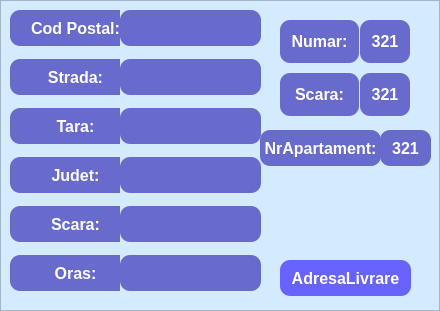
           <widget class="QFrame" name="AdresaFacturare">
            <property name="minimumSize">
             <size>
              <width>421</width>
              <height>311</height>
             </size>
            </property>
            <property name="styleSheet">
             <string notr="true">background-color: rgb(212, 235, 255);</string>
            </property>
            <property name="frameShape">
             <enum>QFrame::StyledPanel</enum>
            </property>
            <property name="frameShadow">
             <enum>QFrame::Raised</enum>
            </property>
            <widget class="QWidget" name="verticalLayoutWidget">
             <property name="geometry">
              <rect>
               <x>10</x>
               <y>10</y>
               <width>131</width>
               <height>281</height>
              </rect>
             </property>
             <layout class="QVBoxLayout" name="verticalLayout">
              <property name="spacing">
               <number>13</number>
              </property>
              <item>
               <widget class="QLabel" name="BaniDisponibili_3">
                <property name="font">
                 <font>
                  <pointsize>12</pointsize>
                  <bold>true</bold>
                 </font>
                </property>
                <property name="styleSheet">
                 <string notr="true">QLabel {
    background-color: #686BCC;   /* Setează culoarea de fundal */
    color: white;                /* Setează culoarea textului la alb */
    border-radius: 10px;         /* Rotunjește colțurile */
           /* Adaugă spațiu interior */
}
</string>
                </property>
                <property name="text">
                 <string>Cod Postal:</string>
                </property>
                <property name="alignment">
                 <set>Qt::AlignCenter</set>
                </property>
               </widget>
              </item>
              <item>
               <widget class="QLabel" name="BaniDisponibili_6">
                <property name="font">
                 <font>
                  <pointsize>12</pointsize>
                  <bold>true</bold>
                 </font>
                </property>
                <property name="styleSheet">
                 <string notr="true">QLabel {
    background-color: #686BCC;   /* Setează culoarea de fundal */
    color: white;                /* Setează culoarea textului la alb */
    border-radius: 10px;         /* Rotunjește colțurile */
           /* Adaugă spațiu interior */
}
</string>
                </property>
                <property name="text">
                 <string>Strada:</string>
                </property>
                <property name="alignment">
                 <set>Qt::AlignCenter</set>
                </property>
               </widget>
              </item>
              <item>
               <widget class="QLabel" name="BaniDisponibili_4">
                <property name="font">
                 <font>
                  <pointsize>12</pointsize>
                  <bold>true</bold>
                 </font>
                </property>
                <property name="styleSheet">
                 <string notr="true">QLabel {
    background-color: #686BCC;   /* Setează culoarea de fundal */
    color: white;                /* Setează culoarea textului la alb */
    border-radius: 10px;         /* Rotunjește colțurile */
           /* Adaugă spațiu interior */
}

</string>
                </property>
                <property name="text">
                 <string>Tara:</string>
                </property>
                <property name="alignment">
                 <set>Qt::AlignCenter</set>
                </property>
               </widget>
              </item>
              <item>
               <widget class="QLabel" name="BaniDisponibili_2">
                <property name="font">
                 <font>
                  <pointsize>12</pointsize>
                  <bold>true</bold>
                 </font>
                </property>
                <property name="styleSheet">
                 <string notr="true">QLabel {
    background-color: #686BCC;   /* Setează culoarea de fundal */
    color: white;                /* Setează culoarea textului la alb */
    border-radius: 10px;         /* Rotunjește colțurile */
           /* Adaugă spațiu interior */
}
</string>
                </property>
                <property name="text">
                 <string>Judet:</string>
                </property>
                <property name="alignment">
                 <set>Qt::AlignCenter</set>
                </property>
               </widget>
              </item>
              <item>
               <widget class="QLabel" name="BaniDisponibili_8">
                <property name="font">
                 <font>
                  <pointsize>12</pointsize>
                  <bold>true</bold>
                 </font>
                </property>
                <property name="styleSheet">
                 <string notr="true">QLabel {
    background-color: #686BCC;   /* Setează culoarea de fundal */
    color: white;                /* Setează culoarea textului la alb */
    border-radius: 10px;         /* Rotunjește colțurile */
           /* Adaugă spațiu interior */
}

</string>
                </property>
                <property name="text">
                 <string>Scara:</string>
                </property>
                <property name="alignment">
                 <set>Qt::AlignCenter</set>
                </property>
               </widget>
              </item>
              <item>
               <widget class="QLabel" name="BaniDisponibili_5">
                <property name="font">
                 <font>
                  <pointsize>12</pointsize>
                  <bold>true</bold>
                 </font>
                </property>
                <property name="styleSheet">
                 <string notr="true">QLabel {
    background-color: #686BCC;   /* Setează culoarea de fundal */
    color: white;                /* Setează culoarea textului la alb */
    border-radius: 10px;         /* Rotunjește colțurile */
           /* Adaugă spațiu interior */
}
</string>
                </property>
                <property name="text">
                 <string>Oras:</string>
                </property>
                <property name="alignment">
                 <set>Qt::AlignCenter</set>
                </property>
               </widget>
              </item>
             </layout>
            </widget>
            <widget class="QWidget" name="verticalLayoutWidget_3">
             <property name="geometry">
              <rect>
               <x>120</x>
               <y>10</y>
               <width>141</width>
               <height>281</height>
              </rect>
             </property>
             <layout class="QVBoxLayout" name="verticalLayout_3">
              <property name="spacing">
               <number>13</number>
              </property>
              <item>
               <widget class="QLabel" name="CodPostal">
                <property name="font">
                 <font>
                  <pointsize>12</pointsize>
                  <bold>true</bold>
                 </font>
                </property>
                <property name="styleSheet">
                 <string notr="true">QLabel {
    background-color: #686BCC;   /* Setează culoarea de fundal */
    color: white;                /* Setează culoarea textului la alb */
    border-radius: 10px;         /* Rotunjește colțurile */
           /* Adaugă spațiu interior */
}
</string>
                </property>
                <property name="text">
                 <string/>
                </property>
                <property name="alignment">
                 <set>Qt::AlignCenter</set>
                </property>
               </widget>
              </item>
              <item>
               <widget class="QLabel" name="Strada">
                <property name="font">
                 <font>
                  <pointsize>12</pointsize>
                  <bold>true</bold>
                 </font>
                </property>
                <property name="styleSheet">
                 <string notr="true">QLabel {
    background-color: #686BCC;   /* Setează culoarea de fundal */
    color: white;                /* Setează culoarea textului la alb */
    border-radius: 10px;         /* Rotunjește colțurile */
           /* Adaugă spațiu interior */
}
</string>
                </property>
                <property name="text">
                 <string/>
                </property>
                <property name="alignment">
                 <set>Qt::AlignCenter</set>
                </property>
               </widget>
              </item>
              <item>
               <widget class="QLabel" name="Tara">
                <property name="font">
                 <font>
                  <pointsize>12</pointsize>
                  <bold>true</bold>
                 </font>
                </property>
                <property name="styleSheet">
                 <string notr="true">QLabel {
    background-color: #686BCC;   /* Setează culoarea de fundal */
    color: white;                /* Setează culoarea textului la alb */
    border-radius: 10px;         /* Rotunjește colțurile */
           /* Adaugă spațiu interior */
}
</string>
                </property>
                <property name="text">
                 <string/>
                </property>
                <property name="alignment">
                 <set>Qt::AlignCenter</set>
                </property>
               </widget>
              </item>
              <item>
               <widget class="QLabel" name="BaniDisponibili_14">
                <property name="font">
                 <font>
                  <pointsize>12</pointsize>
                  <bold>true</bold>
                 </font>
                </property>
                <property name="styleSheet">
                 <string notr="true">QLabel {
    background-color: #686BCC;   /* Setează culoarea de fundal */
    color: white;                /* Setează culoarea textului la alb */
    border-radius: 10px;         /* Rotunjește colțurile */
           /* Adaugă spațiu interior */
}

</string>
                </property>
                <property name="text">
                 <string/>
                </property>
                <property name="alignment">
                 <set>Qt::AlignCenter</set>
                </property>
               </widget>
              </item>
              <item>
               <widget class="QLabel" name="BaniDisponibili_15">
                <property name="font">
                 <font>
                  <pointsize>12</pointsize>
                  <bold>true</bold>
                 </font>
                </property>
                <property name="styleSheet">
                 <string notr="true">QLabel {
    background-color: #686BCC;   /* Setează culoarea de fundal */
    color: white;                /* Setează culoarea textului la alb */
    border-radius: 10px;         /* Rotunjește colțurile */
           /* Adaugă spațiu interior */
}
</string>
                </property>
                <property name="text">
                 <string/>
                </property>
                <property name="alignment">
                 <set>Qt::AlignCenter</set>
                </property>
               </widget>
              </item>
              <item>
               <widget class="QLabel" name="BaniDisponibili_16">
                <property name="font">
                 <font>
                  <pointsize>12</pointsize>
                  <bold>true</bold>
                 </font>
                </property>
                <property name="styleSheet">
                 <string notr="true">QLabel {
    background-color: #686BCC;   /* Setează culoarea de fundal */
    color: white;                /* Setează culoarea textului la alb */
    border-radius: 10px;         /* Rotunjește colțurile */
           /* Adaugă spațiu interior */
}
</string>
                </property>
                <property name="text">
                 <string/>
                </property>
                <property name="alignment">
                 <set>Qt::AlignCenter</set>
                </property>
               </widget>
              </item>
             </layout>
            </widget>
            <widget class="QWidget" name="verticalLayoutWidget_2">
             <property name="geometry">
              <rect>
               <x>280</x>
               <y>20</y>
               <width>79</width>
               <height>96</height>
              </rect>
             </property>
             <layout class="QVBoxLayout" name="verticalLayout_2">
              <property name="spacing">
               <number>10</number>
              </property>
              <item>
               <widget class="QLabel" name="BaniDisponibili_7">
                <property name="font">
                 <font>
                  <pointsize>12</pointsize>
                  <bold>true</bold>
                 </font>
                </property>
                <property name="styleSheet">
                 <string notr="true">QLabel {
    background-color: #686BCC;   /* Setează culoarea de fundal */
    color: white;                /* Setează culoarea textului la alb */
    border-radius: 10px;         /* Rotunjește colțurile */
           /* Adaugă spațiu interior */
}
</string>
                </property>
                <property name="text">
                 <string>Numar:</string>
                </property>
                <property name="alignment">
                 <set>Qt::AlignCenter</set>
                </property>
               </widget>
              </item>
              <item>
               <widget class="QLabel" name="BaniDisponibili_9">
                <property name="font">
                 <font>
                  <pointsize>12</pointsize>
                  <bold>true</bold>
                 </font>
                </property>
                <property name="styleSheet">
                 <string notr="true">QLabel {
    background-color: #686BCC;   /* Setează culoarea de fundal */
    color: white;                /* Setează culoarea textului la alb */
    border-radius: 10px;         /* Rotunjește colțurile */
           /* Adaugă spațiu interior */
}
</string>
                </property>
                <property name="text">
                 <string>Scara:</string>
                </property>
                <property name="alignment">
                 <set>Qt::AlignCenter</set>
                </property>
               </widget>
              </item>
             </layout>
            </widget>
            <widget class="QLabel" name="BaniDisponibili_10">
             <property name="geometry">
              <rect>
               <x>260</x>
               <y>130</y>
               <width>121</width>
               <height>36</height>
              </rect>
             </property>
             <property name="font">
              <font>
               <pointsize>12</pointsize>
               <bold>true</bold>
              </font>
             </property>
             <property name="styleSheet">
              <string notr="true">QLabel {
    background-color: #686BCC;   /* Setează culoarea de fundal */
    color: white;                /* Setează culoarea textului la alb */
    border-radius: 10px;         /* Rotunjește colțurile */
           /* Adaugă spațiu interior */
}
</string>
             </property>
             <property name="text">
              <string>NrApartament:</string>
             </property>
             <property name="alignment">
              <set>Qt::AlignCenter</set>
             </property>
            </widget>
            <widget class="QWidget" name="verticalLayoutWidget_6">
             <property name="geometry">
              <rect>
               <x>360</x>
               <y>20</y>
               <width>50</width>
               <height>96</height>
              </rect>
             </property>
             <layout class="QVBoxLayout" name="verticalLayout_8">
              <property name="spacing">
               <number>10</number>
              </property>
              <item>
               <widget class="QLabel" name="BaniDisponibili_41">
                <property name="font">
                 <font>
                  <pointsize>12</pointsize>
                  <bold>true</bold>
                 </font>
                </property>
                <property name="styleSheet">
                 <string notr="true">QLabel {
    background-color: #686BCC;   /* Setează culoarea de fundal */
    color: white;                /* Setează culoarea textului la alb */
    border-radius: 10px;         /* Rotunjește colțurile */
           /* Adaugă spațiu interior */
}
</string>
                </property>
                <property name="text">
                 <string>321</string>
                </property>
                <property name="alignment">
                 <set>Qt::AlignCenter</set>
                </property>
               </widget>
              </item>
              <item>
               <widget class="QLabel" name="BaniDisponibili_42">
                <property name="font">
                 <font>
                  <pointsize>12</pointsize>
                  <bold>true</bold>
                 </font>
                </property>
                <property name="styleSheet">
                 <string notr="true">QLabel {
    background-color: #686BCC;   /* Setează culoarea de fundal */
    color: white;                /* Setează culoarea textului la alb */
    border-radius: 10px;         /* Rotunjește colțurile */
           /* Adaugă spațiu interior */
}
</string>
                </property>
                <property name="text">
                 <string>321</string>
                </property>
                <property name="alignment">
                 <set>Qt::AlignCenter</set>
                </property>
               </widget>
              </item>
             </layout>
            </widget>
            <widget class="QLabel" name="BaniDisponibili_43">
             <property name="geometry">
              <rect>
               <x>380</x>
               <y>130</y>
               <width>51</width>
               <height>36</height>
              </rect>
             </property>
             <property name="font">
              <font>
               <pointsize>12</pointsize>
               <bold>true</bold>
              </font>
             </property>
             <property name="styleSheet">
              <string notr="true">QLabel {
    background-color: #686BCC;   /* Setează culoarea de fundal */
    color: white;                /* Setează culoarea textului la alb */
    border-radius: 10px;         /* Rotunjește colțurile */
           /* Adaugă spațiu interior */
}

</string>
             </property>
             <property name="text">
              <string>321</string>
             </property>
             <property name="alignment">
              <set>Qt::AlignCenter</set>
             </property>
            </widget>
            <widget class="QLabel" name="BaniDisponibili_54">
             <property name="geometry">
              <rect>
               <x>280</x>
               <y>260</y>
               <width>131</width>
               <height>36</height>
              </rect>
             </property>
             <property name="font">
              <font>
               <pointsize>12</pointsize>
               <bold>true</bold>
              </font>
             </property>
             <property name="styleSheet">
              <string notr="true">QLabel {
    background-color: #6862FF;   /* Setează culoarea de fundal */
    color: white;                /* Setează culoarea textului la alb */
    border-radius: 10px;         /* Rotunjește colțurile */
           /* Adaugă spațiu interior */
}
</string>
             </property>
             <property name="text">
              <string>AdresaLivrare</string>
             </property>
             <property name="alignment">
              <set>Qt::AlignCenter</set>
             </property>
            </widget>
            <widget class="QLabel" name="label_3">
             <property name="geometry">
              <rect>
               <x>290</x>
               <y>170</y>
               <width>111</width>
               <height>81</height>
              </rect>
             </property>
             <property name="styleSheet">
              <string notr="true"/>
             </property>
             <property name="text">
              <string/>
             </property>
             <property name="pixmap">
              <pixmap resource="QtResource.qrc">:/img/img/delivery.png</pixmap>
             </property>
             <property name="scaledContents">
              <bool>true</bool>
             </property>
            </widget>
           </widget>
